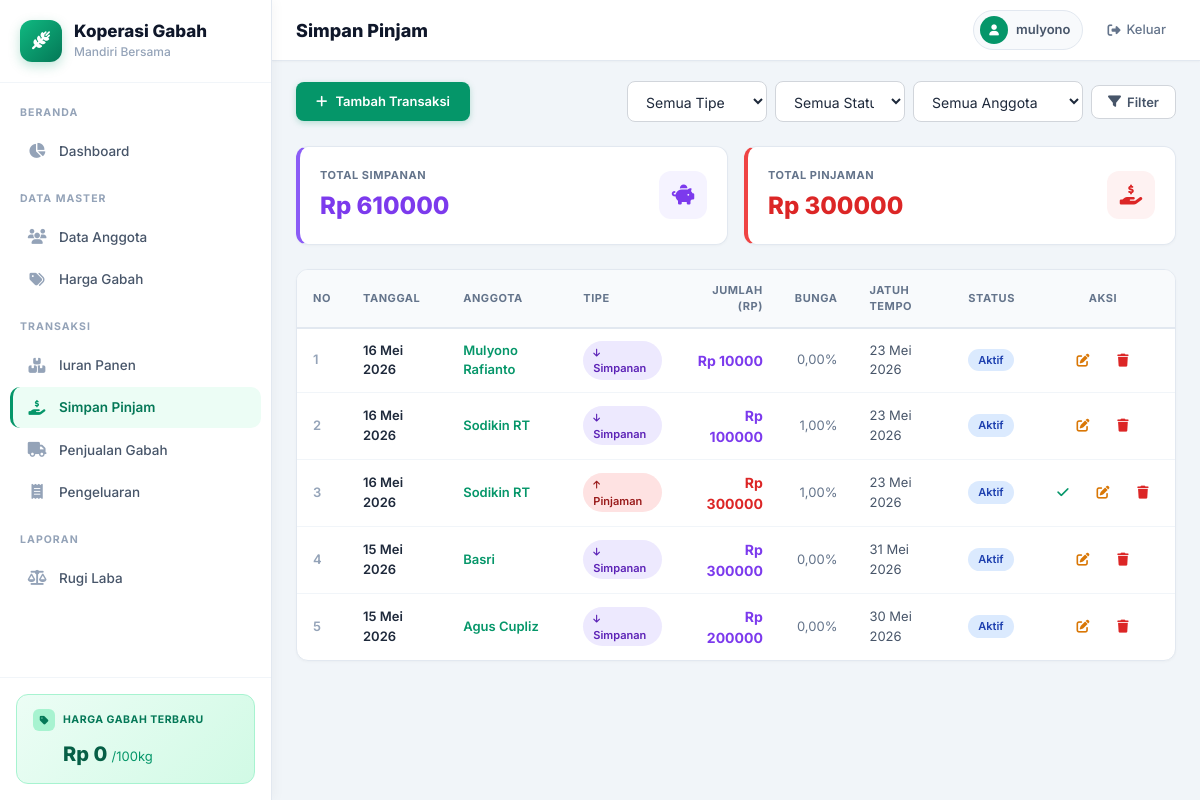
Screenshot of /simpan-pinjam/ (signed in) with the database file from the repository.
### app_gabah/models.py (models this page shows, shortened)
class SimpanPinjam(models.Model):
    TIPE_CHOICES = [
        ('simpanan', 'Simpanan'),
        ('pinjaman', 'Pinjaman'),
    ]
    STATUS_CHOICES = [
        ('aktif', 'Aktif'),
        ('lunas', 'Lunas'),
    ]
    anggota = models.ForeignKey(Anggota, on_delete=models.CASCADE, verbose_name='Anggota')
    tipe = models.CharField(max_length=10, choices=TIPE_CHOICES, verbose_name='Tipe')
    jumlah_rp = models.DecimalField(max_digits=15, decimal_places=2, verbose_name='Jumlah (Rp)')
    bunga_persen = models.DecimalField(
        max_digits=5, decimal_places=2, default=0, verbose_name='Bunga (%)'
    )
    tanggal = models.DateField(verbose_name='Tanggal')
    jatuh_tempo = models.DateField(null=True, blank=True, verbose_name='Jatuh Tempo')
    keterangan = models.TextField(blank=True, verbose_name='Keterangan')
    status = models.CharField(max_length=10, choices=STATUS_CHOICES, default='aktif', verbose_name='Status')
    class Meta:
        ordering = ['-tanggal']
        verbose_name = 'Simpan Pinjam'
        verbose_name_plural = 'Simpan Pinjam'

class Anggota(models.Model):
    STATUS_CHOICES = [
        ('aktif', 'Aktif'),
        ('nonaktif', 'Non-Aktif'),
    ]
    nama = models.CharField(max_length=200, verbose_name='Nama Lengkap')
    nik = models.CharField(max_length=20, unique=True, verbose_name='NIK')
    alamat = models.TextField(blank=True, verbose_name='Alamat')
    telepon = models.CharField(max_length=20, blank=True, verbose_name='No. Telepon')
    tanggal_bergabung = models.DateField(auto_now_add=True, verbose_name='Tanggal Bergabung')
    status = models.CharField(max_length=10, choices=STATUS_CHOICES, default='aktif', verbose_name='Status')
    class Meta:
        ordering = ['nama']
        verbose_name = 'Anggota'
        verbose_name_plural = 'Anggota'

### app_gabah/views.py (the view)
# urls.py: path('simpan-pinjam/', views.sp_list, name='sp_list'),
@login_required
def sp_list(request):
    tf = request.GET.get('tf', '')
    sf = request.GET.get('sf', '')
    af = request.GET.get('af', '')
    qs = SimpanPinjam.objects.select_related('anggota').all()
    if tf:
        qs = qs.filter(tipe=tf)
    if sf:
        qs = qs.filter(status=sf)
    if af:
        qs = qs.filter(anggota_id=af)
    qs = qs.order_by('-tanggal')
    ts = qs.filter(tipe='simpanan').aggregate(t=Sum('jumlah_rp'))['t'] or Decimal('0')
    tp = qs.filter(tipe='pinjaman').aggregate(t=Sum('jumlah_rp'))['t'] or Decimal('0')
    return render(request, 'app_gabah/simpanpinjam_list.html', {
        'object_list': qs,
        'anggota_list': Anggota.objects.filter(status='aktif'),
        'tf': tf, 'sf': sf, 'af': af, 'ts': ts, 'tp': tp,
    })

### app_gabah/templates/app_gabah/simpanpinjam_list.html (shortened to what this page needs)
{% extends "app_gabah/base.html" %}
{% block page_title %}Simpan Pinjam{% endblock %}
{% block content %}
<div class="fb mb6">
    <a href="{% url 'sp_create' %}" class="bp"><i class="fas fa-plus"></i> Tambah Transaksi</a>
    <form method="get" class="fg" style="flex-wrap:wrap;">
        <select name="tf" class="fi" style="width:140px;">
            <option value="">Semua Tipe</option>
        </select>
        <select name="sf" class="fi" style="width:130px;">
            <option value="">Semua Status</option>
        </select>
        <select name="af" class="fi" style="width:170px;">
            <option value="">Semua Anggota</option>
        </select>
        <button type="submit" class="bs"><i class="fas fa-filter"></i> Filter</button>
    </form>
</div>
<div class="g2 mb6">
    <div class="sc bl4 blv">
        <div class="fb">
            <div>
                <div class="lbl">Total Simpanan</div>
                <div class="val" style="color:#7c3aed;">Rp {{ ts|floatformat:0 }}</div>
            </div>
            <div class="ib ib48 ib-v"><i class="fas fa-piggy-bank"></i></div>
        </div>
    </div>
    <div class="sc bl4 blr">
        <div class="fb">
            <div>
                <div class="lbl">Total Pinjaman</div>
                <div class="val" style="color:#dc2626;">Rp {{ tp|floatformat:0 }}</div>
            </div>
            <div class="ib ib48 ib-r"><i class="fas fa-hand-holding-dollar"></i></div>
        </div>
    </div>
</div>
<div class="tc ox">
    <table>
        <thead>
            <tr>
                <th>No</th>
                <th>Tanggal</th>
                <th>Anggota</th>
                <th>Tipe</th>
                <th style="text-align:right;">Jumlah (Rp)</th>
                <th style="text-align:right;">Bunga</th>
                <th>Jatuh Tempo</th>
                <th>Status</th>
                <th style="text-align:center;">Aksi</th>
            </tr>
        </thead>
        <tbody>
            {% for obj in object_list %}
            <tr>
                <td style="color:#94a3b8; font-weight:600;">{{ forloop.counter }}</td>
                <td style="font-weight:600; color:#1e293b;">{{ obj.tanggal|date:"d M Y" }}</td>
                <td>
                    <a href="{% url 'anggota_detail' obj.anggota.pk %}" style="color:#059669; font-weight:600; text-decoration:none;">
                        {{ obj.anggota.nama }}
                    </a>
                </td>
                <td>
                    {% if obj.tipe == 'simpanan' %}
                    <span class="badge bg-vi"><i class="fas fa-arrow-down" style="font-size:9px; margin-right:3px;"></i>Simpanan</span>
                    {% else %}
                    <span class="badge bg-rd"><i class="fas fa-arrow-up" style="font-size:9px; margin-right:3px;"></i>Pinjaman</span>
                    {% endif %}
                </td>
                <td style="text-align:right; font-weight:700; {% if obj.tipe == 'simpanan' %}color:#7c3aed{% else %}color:#dc2626{% endif %}; font-size:14px;">
                    Rp {{ obj.jumlah_rp|floatformat:0 }}
                </td>
                <td style="text-align:right; color:#64748b;">{{ obj.bunga_persen }}%</td>
                <td>
                    {% if obj.jatuh_tempo %}
                        {{ obj.jatuh_tempo|date:"d M Y" }}
                    {% else %}
                        <span style="color:#cbd5e1;">-</span>
                    {% endif %}
                </td>
                <td>
                    {% if obj.status == 'aktif' %}
                    <span class="badge bg-bl">Aktif</span>
                    {% else %}
                    <span class="badge bg-gr">Lunas</span>
                    {% endif %}
                </td>
                <td>
                    <div class="fgc">
                        {% if obj.tipe == 'pinjaman' and obj.status == 'aktif' %}
                        <a href="{% url 'sp_lunasi' obj.pk %}" class="ab ab-c" title="Lunasi" onclick="return confirm('Lunasi pinjaman ini?')"><i class="fas fa-check"></i></a>
                        {% endif %}
                        <a href="{% url 'sp_update' obj.pk %}" class="ab ab-e" title="Edit"><i class="fas fa-edit"></i></a>
                        <a href="{% url 'sp_delete' obj.pk %}" class="ab ab-d" title="Hapus"><i class="fas fa-trash"></i></a>
                    </div>
                </td>
            </tr>
            {% endfor %}
        </tbody>
    </table>
</div>
{% endblock %}

### app_gabah/templates/app_gabah/base.html (shortened to what this page needs)
{% load static %}
<!DOCTYPE html>
<html lang="id">
<head>
    <link rel="stylesheet" href="https://cdnjs.cloudflare.com/ajax/libs/font-awesome/6.5.1/css/all.min.css">
</head>
<body>
    <aside id="sidebar" class="sidebar">
        <div class="sb-logo">
            <div class="sb-logo-icon"><i class="fas fa-wheat-awn"></i></div>
            <div><h1>Koperasi Gabah</h1><p>Mandiri Bersama</p></div>
        </div>
        <nav class="sb-nav">
            {% url 'dashboard' as u1 %}
            {% url 'anggota_list' as u2 %}
            {% url 'iuran_list' as u3 %}
            {% url 'sp_list' as u4 %}
            {% url 'penjualan_list' as u5 %}
            {% url 'harga_list' as u6 %}
            {% url 'pengeluaran_list' as u7 %}
            {% url 'rugi_laba' as u8 %}
            <div class="sb-section">Beranda</div>
            <a href="{{ u1 }}" class="sb-link {% if request.path == u1 %}act{% endif %}"><i class="fas fa-chart-pie"></i>Dashboard</a>
            <div class="sb-section">Data Master</div>
            <a href="{{ u2 }}" class="sb-link {% if u2 in request.path %}act{% endif %}"><i class="fas fa-users"></i>Data Anggota</a>
            <a href="{{ u6 }}" class="sb-link {% if u6 in request.path %}act{% endif %}"><i class="fas fa-tags"></i>Harga Gabah</a>
            <div class="sb-section">Transaksi</div>
            <a href="{{ u3 }}" class="sb-link {% if u3 in request.path %}act{% endif %}"><i class="fas fa-boxes-stacked"></i>Iuran Panen</a>
            <a href="{{ u4 }}" class="sb-link {% if u4 in request.path %}act{% endif %}"><i class="fas fa-hand-holding-dollar"></i>Simpan Pinjam</a>
            <a href="{{ u5 }}" class="sb-link {% if u5 in request.path %}act{% endif %}"><i class="fas fa-truck"></i>Penjualan Gabah</a>
            <a href="{{ u7 }}" class="sb-link {% if u7 in request.path %}act{% endif %}"><i class="fas fa-receipt"></i>Pengeluaran</a>
            <div class="sb-section">Laporan</div>
            <a href="{{ u8 }}" class="sb-link {% if request.path == u8 %}act{% endif %}"><i class="fas fa-scale-balanced"></i>Rugi Laba</a>
        </nav>
        <div class="sb-widget">
            <div class="sb-widget-card">
                <div class="sw-label"><div class="sw-icon"><i class="fas fa-tag"></i></div><span>Harga Gabah Terbaru</span></div>
                <div class="sw-val">Rp {{ harga_terbaru|default:"0"|floatformat:0 }} <small>/100kg</small></div>
            </div>
        </div>
    </aside>
    <div class="main-area">
        <header class="topbar">
            <div class="topbar-left">
                <h2>{% block page_title %}Dashboard{% endblock %}</h2>
            </div>
            <div class="topbar-right">
                <div class="user-badge"><div class="av"><i class="fas fa-user"></i></div><span>{{ user.username }}</span></div>
                <a href="{% url 'logout' %}" class="logout-btn"><i class="fas fa-sign-out-alt"></i><span>Keluar</span></a>
            </div>
        </header>
        <main class="content">
            {% block content %}{% endblock %}
        </main>
    </div>
</body>
</html>

### rows the page displays
SimpanPinjam: tanggal "16 Mei 2026", anggota.nama "Mulyono Rafianto", tipe "simpanan" (drawn), jumlah_rp "10000", bunga_persen "0,00", jatuh_tempo "23 Mei 2026", status "Aktif"
SimpanPinjam: tanggal "16 Mei 2026", anggota.nama "Sodikin RT", tipe "simpanan" (drawn), jumlah_rp "100000", bunga_persen "1,00", jatuh_tempo "23 Mei 2026", status "Aktif"
SimpanPinjam: tanggal "16 Mei 2026", anggota.nama "Sodikin RT", tipe "pinjaman" (drawn), jumlah_rp "300000", bunga_persen "1,00", jatuh_tempo "23 Mei 2026", status "Aktif"
SimpanPinjam: tanggal "15 Mei 2026", anggota.nama "Basri", tipe "simpanan" (drawn), jumlah_rp "300000", bunga_persen "0,00", jatuh_tempo "31 Mei 2026", status "Aktif"
SimpanPinjam: tanggal "15 Mei 2026", anggota.nama "Agus Cupliz", tipe "simpanan" (drawn), jumlah_rp "200000", bunga_persen "0,00", jatuh_tempo "30 Mei 2026", status "Aktif"

### other values shown
{{ harga_terbaru|default:"0"|floatformat:0 }} "0"
{{ user.username }} "mulyono"
{{ ts|floatformat:0 }} "610000"
{{ tp|floatformat:0 }} "300000"
